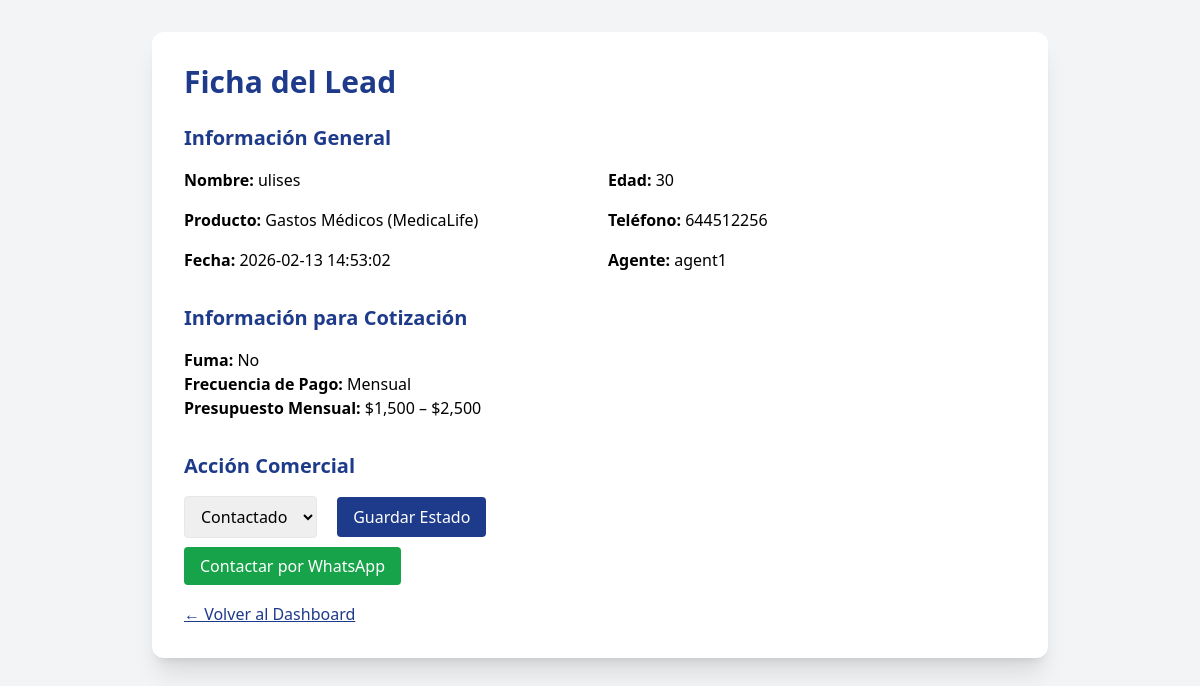
Page /lead/1 (signed in) on the committed database.
### tables this page shows
CREATE TABLE leads (
            id INTEGER PRIMARY KEY AUTOINCREMENT,
            name TEXT,
            age INTEGER,
            product_type TEXT,
            smoker TEXT,
            payment_frequency TEXT,
            monthly_budget TEXT,
            retirement_age TEXT,
            dependents_count TEXT,
            retirement_goal TEXT,
            phone TEXT,
            created_at TEXT,
            status TEXT,
            agent TEXT,
            score INTEGER,
            priority TEXT,
            contacted_at TEXT,
            first_response_minutes INTENGER
        );

### app.py (the view)
@app.route("/lead/<int:lead_id>")
def lead_detail(lead_id):
    if "username" not in session:
        return redirect(url_for("login"))
    conn = sqlite3.connect("database.db")
    cursor = conn.cursor()
    if session["role"] == "director":
        cursor.execute("SELECT * FROM leads WHERE id = ?", (lead_id,))
    else:
        cursor.execute("SELECT * FROM leads WHERE id = ? AND agent = ?",
                       (lead_id, session["username"]))
    lead = cursor.fetchone()
    conn.close()
    if not lead:
        return "Lead no encontrado"
    return render_template(
        "lead_detail.html",
        lead=lead,
        role=session["role"],
        username=session["username"],
        status_options=STATUS_OPTIONS
    )

### templates/lead_detail.html (shortened to what this page needs)
<!DOCTYPE html>
<html>
<head>
    <script src="https://cdn.tailwindcss.com"></script>
</head>
<body class="bg-gray-100 min-h-screen p-8">
<div class="max-w-4xl mx-auto bg-white shadow-xl rounded-xl p-8">
    <h1 class="text-3xl font-bold text-blue-900 mb-6">
        Ficha del Lead
    </h1>
    <div class="mb-8">
        <h2 class="text-xl font-semibold text-blue-900 mb-4">
            Información General
        </h2>
        <div class="grid grid-cols-2 gap-4">
            <p><strong>Nombre:</strong> {{ lead[1] }}</p>
            <p><strong>Edad:</strong> {{ lead[2] }}</p>
            <p><strong>Producto:</strong> {{ lead[3] }}</p>
            <p><strong>Teléfono:</strong> {{ lead[10] }}</p>
            <p><strong>Fecha:</strong> {{ lead[11] }}</p>
            <p><strong>Agente:</strong> {{ lead[13] }}</p>
        </div>
    </div>
    <div class="mb-8">
        <h2 class="text-xl font-semibold text-blue-900 mb-4">
            Información para Cotización
        </h2>
        {% if "Gastos Médicos" in lead[3] %}
            <p><strong>Fuma:</strong> {{ lead[4] }}</p>
            <p><strong>Frecuencia de Pago:</strong> {{ lead[5] }}</p>
            <p><strong>Presupuesto Mensual:</strong> {{ lead[6] }}</p>
        {% else %}
            <p><strong>Edad de Retiro:</strong> {{ lead[7] }}</p>
            <p><strong>Dependientes:</strong> {{ lead[8] }}</p>
            <p><strong>Meta de Retiro:</strong> {{ lead[9] }}</p>
            <p><strong>Presupuesto Mensual:</strong> {{ lead[6] }}</p>
        {% endif %}
    </div>
    <div class="mb-6">
        <h2 class="text-xl font-semibold text-blue-900 mb-4">
            Acción Comercial
        </h2>
        <form method="POST" action="/update_status">
            <select name="status"
                    class="border rounded px-3 py-2 mr-4">
                {% for status in status_options %}
                <option value="{{ status }}"
                    {% if status == lead[12] %}selected{% endif %}>
                    {{ status }}
                </option>
                {% endfor %}
            </select>
            <button class="bg-blue-900 text-white px-4 py-2 rounded">
                Guardar Estado
            </button>
        </form>
        <div class="mt-4">
            <a href="https://wa.me/52{{ lead[10] }}"
               target="_blank"
               class="bg-green-600 text-white px-4 py-2 rounded">
               Contactar por WhatsApp
            </a>
        </div>
    </div>
    <a href="/dashboard"
       class="text-blue-900 underline">
       ← Volver al Dashboard
    </a>
</div>
</body>
</html>

### rows in the picture
leads: name "ulises", age "30", product_type "Gastos Médicos (MedicaLife)", phone "644512256", created_at "2026-02-13 14:53:02", agent "agent1", smoker "No", payment_frequency "Mensual", monthly_budget "$1,500 – $2,500", status "Contactado"
